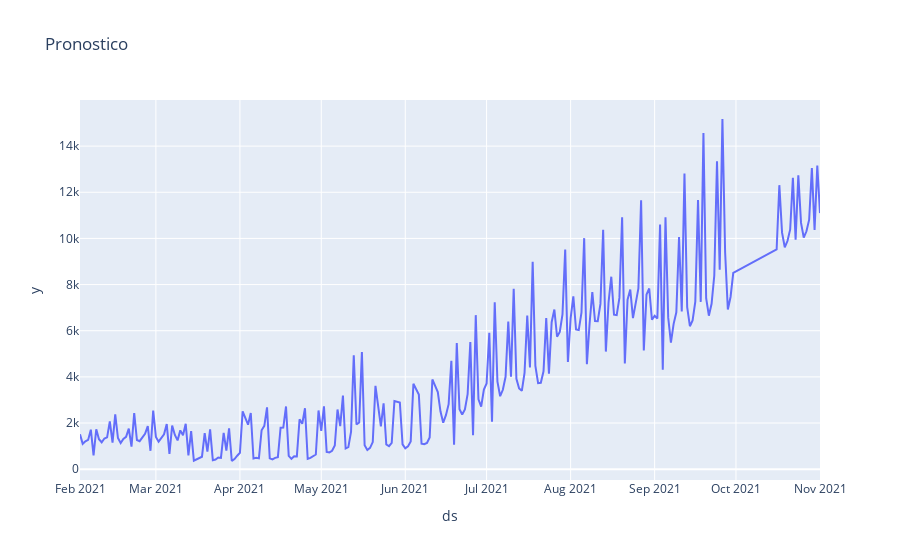

This figure's notebook cell:
### Code cell
fig = px.line(x_concat, x="ds", y="y", title='Pronostico')
fig.show()

### Figure 1 — Plotly figure (JSON) as saved in the notebook; plotly's stock layout.template omitted (floating-point values rounded to 4 significant figures; data arrays with more than 128 entries replaced by an {"elided": "..."} marker saying what was removed)
{"data": [{"hovertemplate": "ds=%{x}<br>y=%{y}<extra></extra>", "legendgroup": "", "line": {"color": "#636efa", "dash": "solid"}, "marker": {"symbol": "circle"}, "mode": "lines", "name": "", "orientation": "v", "showlegend": false, "type": "scatter", "x": {"elided": "255 str values"}, "xaxis": "x", "y": {"elided": "255 float values"}, "yaxis": "y"}], "layout": {"legend": {"tracegroupgap": 0}, "title": {"text": "Pronostico"}, "xaxis": {"anchor": "y", "domain": [0, 1], "title": {"text": "ds"}}, "yaxis": {"anchor": "x", "domain": [0, 1], "title": {"text": "y"}}}}
